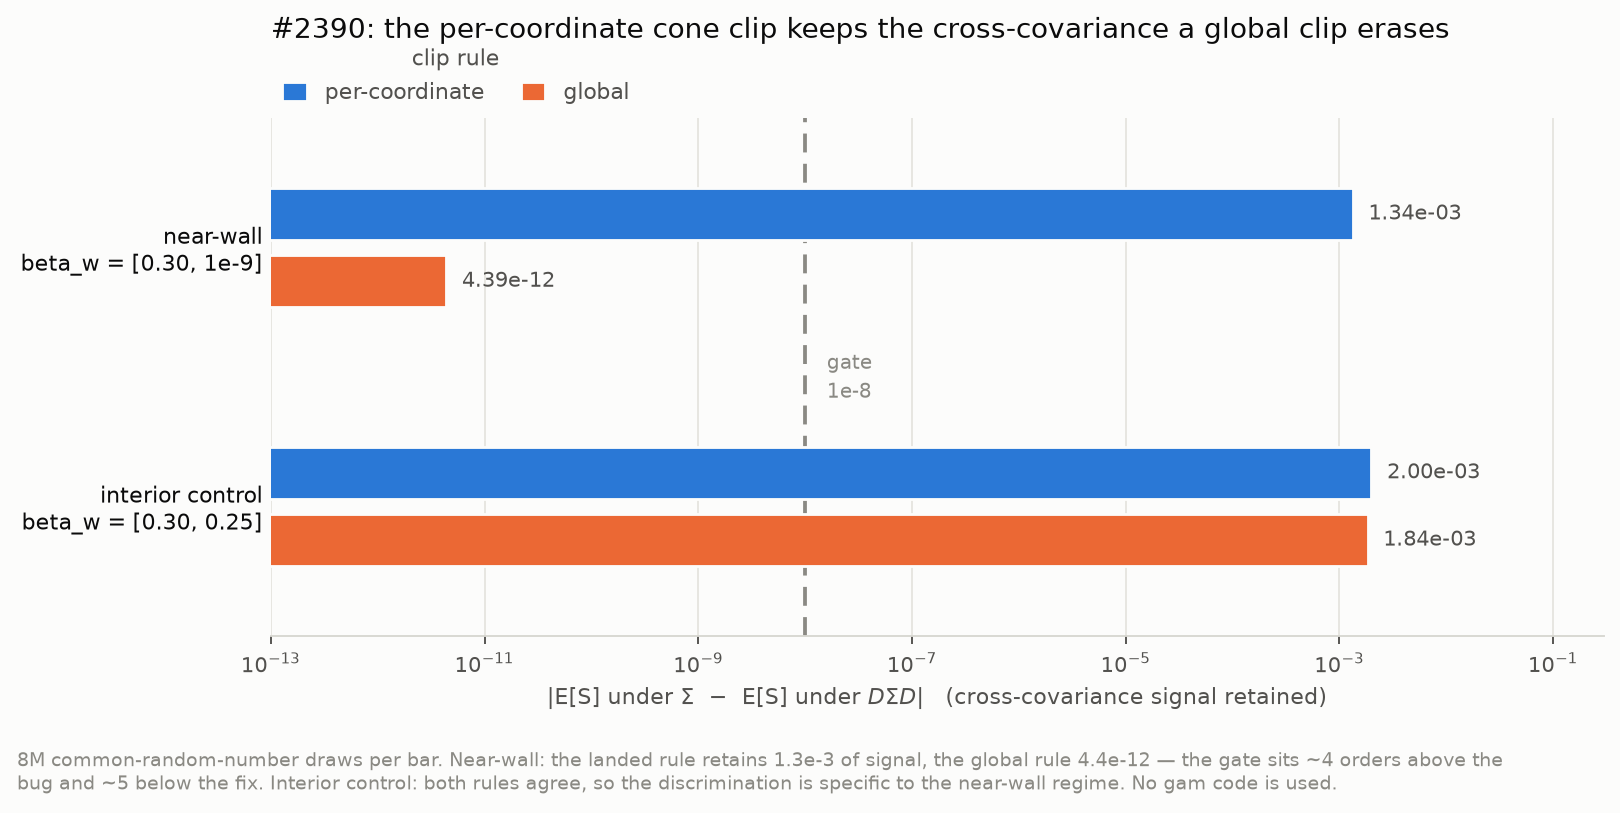

Write the Python code that produced this figure.
"""#2390: does the regression gate actually discriminate the bug it was written for?

Independent check of the gate added in `99c3b053a`
(`near_wall_wiggle_coordinate_keeps_cross_covariance_in_moments_2390`). It uses
NO gam code, so it cannot re-derive the thing it is testing — it re-implements
the locscale response-moment integral's conditional-mean structure in numpy and
measures the quantity the gate asserts on.

THE GATE. Negating the whole link-wiggle <-> (h, threshold, log sigma) cross
block is the congruence `S' = D S D`, `D = diag(I, -I)`. So `S'` is PSD, its
(h, threshold, log sigma) projection is unchanged, and the conditional
covariance `cov_ww - R R^T` is unchanged (`R -> -R`). The ONLY thing that
changes is the SIGN of the conditional-mean displacement — the correlation
between the realized warp and the realized predictor. If the displacement has
been frozen, both covariances give the same moments and the gap collapses.

WHAT IS MEASURED. That gap, under both clip rules, with COMMON RANDOM NUMBERS
(the same latent draws for `S` and `S'`, so the difference is signal and not
Monte Carlo noise — with independent streams the buggy gap is buried under a
~5e-5 standard error and the comparison looks falsely alive):

  * "per-coordinate" — the landed rule. alpha_j = min(1, max(bhat_j,0)/|d_j|),
    applied coordinatewise, because the cone `A = I, b = 0` is a Cartesian
    product of independent half-lines.
  * "global"         — the rule it replaced. One alpha = min_j over all
    coordinates, the fraction-to-boundary rule for a step along ONE RAY of a
    coupled polytope (correct for #2375's cubature nodes, wrong here).

Two fixtures. The near-wall one is the gate's own: coordinate 1 at 1e-9, just
outside the 1e-10 active-face tightness band, so it is SLACK and keeps a
full-width covariance row while its `max(bhat,0)/|d|` ratio is ~1e-8. The
interior control has no coordinate near a wall, where both rules must agree —
without it, a difference between the rules would not be evidence that the
NEAR-WALL regime is what the gate catches.

Run: uv run --no-project --with numpy --with matplotlib python <this file>
"""

import numpy as np

# --- the fixture, verbatim from the gate ------------------------------------
G = np.array([
    [0.18, 0.00, 0.00, 0.00],
    [0.05, 0.16, 0.00, 0.00],
    [0.00, 0.07, 0.15, 0.00],
    [0.04, 0.00, 0.13, 0.00],
    [0.00, 0.06, 0.00, 0.14],
    [0.03, 0.00, 0.05, 0.12],
    [0.12, 0.10, 0.09, 0.08],
    [0.09, 0.11, 0.07, 0.10],
])
SIGMA = G @ G.T
FLIP = np.diag([1.0, 1, 1, 1, 1, 1, -1, -1])
SIGMA_FLIPPED = FLIP @ SIGMA @ FLIP

BETA_TIME = np.array([0.4, -0.1])
BETA_THRESHOLD = np.array([0.2, 0.3])
BETA_LOG_SIGMA = np.array([-0.5, 0.1])
A_H = np.array([1.0, 0.5])
A_T = np.array([1.0, -0.2])
A_LS = np.array([1.0, 0.3])
MU = np.array([
    A_H @ BETA_TIME + 0.2,
    A_T @ BETA_THRESHOLD + 0.7,
    A_LS @ BETA_LOG_SIGMA + 0.4,
])
GATE = 1.0e-8


def q0_from_eta(eta_t, eta_ls):
    return -eta_t * np.exp(-eta_ls)


# Two staggered non-negative cumulative columns standing in for the I-spline
# value basis, recentred on the nominal q0 exactly as the gate recentres its
# knots. Only non-negativity and the staggering matter for what is measured.
_CENTRE = q0_from_eta(MU[1], MU[2])
_LO, _HI = _CENTRE - 2.0, _CENTRE + 2.0


def basis(x):
    u = np.clip((x - _LO) / (_HI - _LO), 0.0, 1.0)
    return np.stack([np.clip(u / 0.7, 0, 1), np.clip((u - 0.3) / 0.7, 0, 1)], axis=-1)


def conditional_parts(sigma):
    """Reproduce the production decomposition: project to (h, t, ls), regress
    the wiggle block on it, and form the conditional covariance."""
    a = np.zeros((3, 8))
    a[0, [0, 1]] = A_H
    a[1, [2, 3]] = A_T
    a[2, [4, 5]] = A_LS
    cov3 = a @ sigma @ a.T
    cov_wy = sigma[np.ix_([6, 7], range(8))] @ a.T
    ev, vec = np.linalg.eigh(cov3)
    keep = ev > 1e-14 * ev.max()
    factor = vec[:, keep] * np.sqrt(ev[keep])
    regression = cov_wy @ vec[:, keep] / np.sqrt(ev[keep])
    cond = sigma[np.ix_([6, 7], [6, 7])] - regression @ regression.T
    return factor, regression, 0.5 * (cond + cond.T)


def sign_flip_gap(beta_w, rule, n=8_000_000, seed=7):
    rng = np.random.default_rng(seed)
    factor, reg, cond = conditional_parts(SIGMA)
    factor_f, reg_f, cond_f = conditional_parts(SIGMA_FLIPPED)
    # The congruence's whole point: everything except the displacement is fixed.
    assert np.allclose(factor, factor_f) and np.allclose(cond, cond_f)

    latent = rng.standard_normal((n, factor.shape[1]))
    noise = rng.standard_normal(n)
    x = MU + latent @ factor.T
    q0 = q0_from_eta(x[:, 1], x[:, 2])
    b = basis(q0)
    sd = np.sqrt(np.einsum("ij,jk,ik->i", b, cond, b).clip(0.0))
    wall = np.maximum(beta_w, 0.0)

    moments = []
    for regression in (reg, reg_f):
        d = latent @ regression.T
        if rule == "per-coordinate":
            clipped = np.where(
                np.abs(d) > wall, np.copysign(np.broadcast_to(wall, d.shape), d), d
            )
        else:
            alpha = np.minimum(
                1.0, wall / np.maximum(np.abs(d), 1e-300)
            ).min(axis=1, keepdims=True)
            clipped = alpha * d
        # `[0, inf)` feasible image of the cone under a non-negative basis row.
        w = np.maximum((b * (beta_w + clipped)).sum(axis=1) + sd * noise, 0.0)
        surv = 0.5 * (1.0 - np.tanh((x[:, 0] + q0 + w) / 1.7))
        moments.append((surv.mean(), (surv**2).mean()))
    (m1, s1), (m2, s2) = moments
    return abs(m1 - m2), abs(s1 - s2)


FIXTURES = [
    ("near-wall\nbeta_w = [0.30, 1e-9]", np.array([0.30, 1.0e-9])),
    ("interior control\nbeta_w = [0.30, 0.25]", np.array([0.30, 0.25])),
]
RULES = ["per-coordinate", "global"]

results = {}
for label, beta_w in FIXTURES:
    for rule in RULES:
        results[(label, rule)] = sign_flip_gap(beta_w, rule)
        print(f"{label.splitlines()[0]:18s} {rule:14s} "
              f"E[S] gap={results[(label, rule)][0]:.3e}  "
              f"E[S^2] gap={results[(label, rule)][1]:.3e}")

# --- figure -----------------------------------------------------------------
import matplotlib

matplotlib.use("Agg")
import matplotlib.pyplot as plt

SURFACE = "#fcfcfb"
INK = "#0b0b0b"
INK_2 = "#52514e"
MUTED = "#8a8983"
SERIES = {"per-coordinate": "#2a78d6", "global": "#eb6834"}

fig, ax = plt.subplots(figsize=(9.6, 4.4))
fig.patch.set_facecolor(SURFACE)
ax.set_facecolor(SURFACE)

labels = [f[0] for f in FIXTURES]
y_base = np.arange(len(labels))[::-1] * 1.0
height = 0.2

for offset, rule in zip((height / 2 + 0.03, -height / 2 - 0.03), RULES):
    values = [max(results[(lab, rule)][0], 1e-13) for lab in labels]
    ax.barh(y_base + offset, values, height=height, color=SERIES[rule],
            label=rule, zorder=3, edgecolor=SURFACE, linewidth=1.2)
    for y, v in zip(y_base + offset, values):
        ax.text(v * 1.4, y, f"{v:.2e}", va="center", ha="left",
                fontsize=9, color=INK_2, zorder=4)

ax.axvline(GATE, color=MUTED, lw=1.6, ls=(0, (5, 3)), zorder=2)
ax.text(GATE * 1.6, np.mean(y_base), "gate\n1e-8", fontsize=8.6,
        color=MUTED, ha="left", va="center", linespacing=1.3)

ax.set_xscale("log")
ax.set_xlim(1e-13, 3e-1)
ax.set_ylim(y_base[-1] - 0.5, y_base[0] + 0.5)
ax.set_yticks(y_base)
ax.set_yticklabels(labels, fontsize=9.5, color=INK)
ax.set_xlabel("|E[S] under $\\Sigma$  −  E[S] under $D\\Sigma D$|   "
              "(cross-covariance signal retained)", fontsize=9.5, color=INK_2)
ax.set_title("#2390: the per-coordinate cone clip keeps the cross-covariance "
             "a global clip erases",
             fontsize=12, color=INK, pad=34, loc="left")

ax.grid(axis="x", color="#e6e5e0", lw=0.8, zorder=0)
ax.set_axisbelow(True)
for side in ("top", "right", "left"):
    ax.spines[side].set_visible(False)
ax.spines["bottom"].set_color("#d8d7d1")
ax.tick_params(axis="x", colors=INK_2, labelsize=9)
ax.tick_params(axis="y", length=0)

leg = ax.legend(title="clip rule", frameon=False, fontsize=9.5, ncol=2,
                loc="lower left", bbox_to_anchor=(0.0, 1.005),
                title_fontsize=9.5, handlelength=1.1, handleheight=0.9,
                columnspacing=1.6, borderpad=0.0)
leg.get_title().set_color(INK_2)
for text in leg.get_texts():
    text.set_color(INK_2)

fig.text(0.012, -0.015,
         "8M common-random-number draws per bar. Near-wall: the landed rule "
         "retains 1.3e-3 of signal, the global rule 4.4e-12 — the gate sits ~4 "
         "orders above the\nbug and ~5 below the fix. Interior control: both "
         "rules agree, so the discrimination is specific to the near-wall "
         "regime. No gam code is used.",
         fontsize=8.2, color=MUTED, ha="left", va="top")

fig.tight_layout()
fig.savefig("artifacts/issue_2390_cone_clip_discrimination.png", dpi=170,
            facecolor=SURFACE, bbox_inches="tight")
print("wrote artifacts/issue_2390_cone_clip_discrimination.png")
